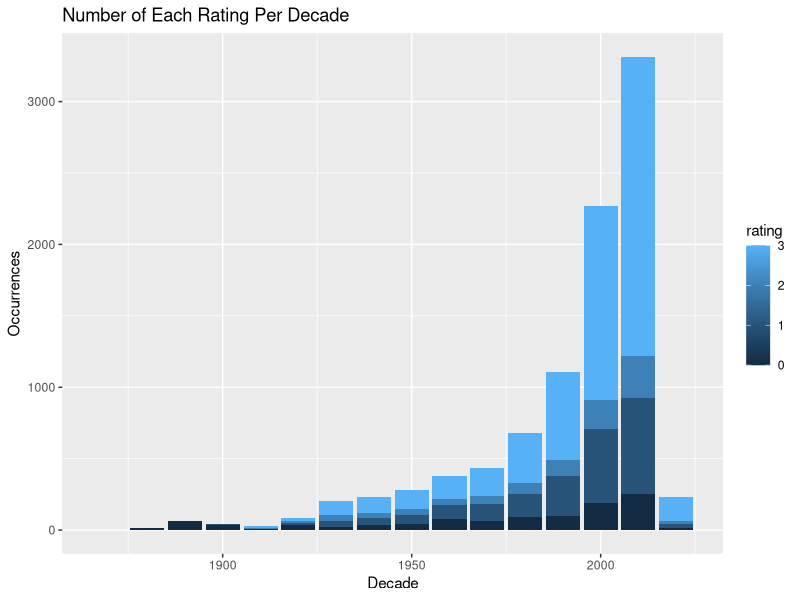

Generate this figure with R:


#install.packages("plotly")
library("ggplot2")
library("dplyr")  


#source("/Bechdel.csv")
Bechdel <- read.csv("../data/Bechdel.csv",stringsAsFactors = FALSE)



ratings_plots <-  Bechdel %>% 
  mutate(Decade = floor(year/10)*10) %>% 
  group_by(Decade) %>% 
  count(rating)
#View(ratings_plots)
names(ratings_plots)[names(ratings_plots) == "n"] <- "Occurrences"
#View(ratings_plots)



rating_year_plot <- ggplot(ratings_plots, aes(fill=rating, y= Occurrences, x=Decade)) +
  geom_bar(position="stack", stat="identity") +
  ggtitle("Number of Each Rating Per Decade") 

rating_year_plot
